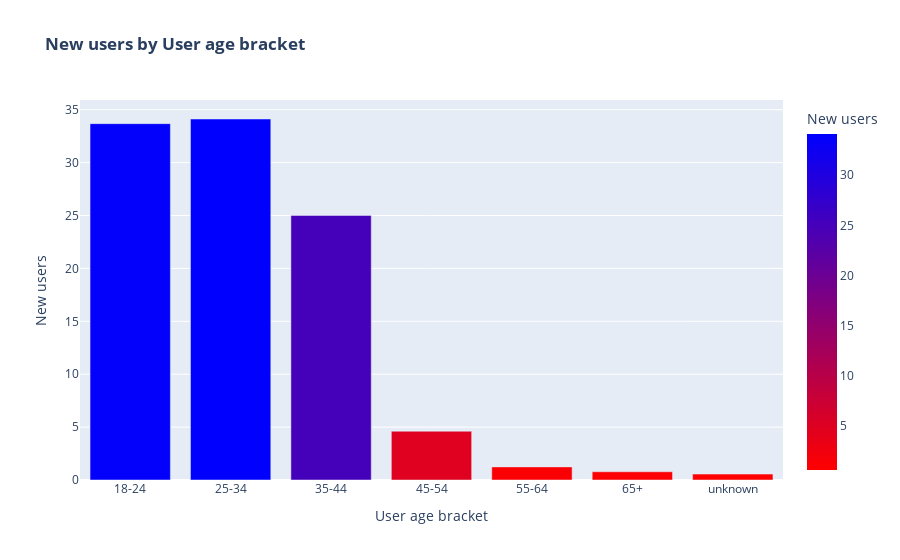

Notebook code for this chart:
### Code cell
fig = go.Figure(figs3['fig15'])
fig.show()

### Figure 1 — Plotly figure (JSON) as saved in the notebook; plotly's stock layout.template omitted (floating-point values rounded to 4 significant figures)
{"data": [{"alignmentgroup": "True", "hovertemplate": "%%{y:.2f}", "legendgroup": "", "marker": {"color": [33.68, 34.12, 25.01, 4.61, 1.24, 0.78, 0.56], "coloraxis": "coloraxis", "pattern": {"shape": ""}}, "name": "", "offsetgroup": "", "orientation": "v", "showlegend": false, "textposition": "auto", "type": "bar", "x": ["18-24", "25-34", "35-44", "45-54", "55-64", "65+", "unknown"], "xaxis": "x", "y": [33.68, 34.12, 25.01, 4.61, 1.24, 0.78, 0.56], "yaxis": "y"}], "layout": {"barmode": "relative", "coloraxis": {"colorbar": {"title": {"text": "New users"}}, "colorscale": [[0, "rgb(255,0,0)"], [1, "rgb(0,0,255)"]]}, "legend": {"tracegroupgap": 0}, "title": {"text": "<b>New users by User age bracket</b>"}, "xaxis": {"anchor": "y", "domain": [0, 1], "title": {"text": "User age bracket"}}, "yaxis": {"anchor": "x", "domain": [0, 1], "title": {"text": "New users"}}}}
